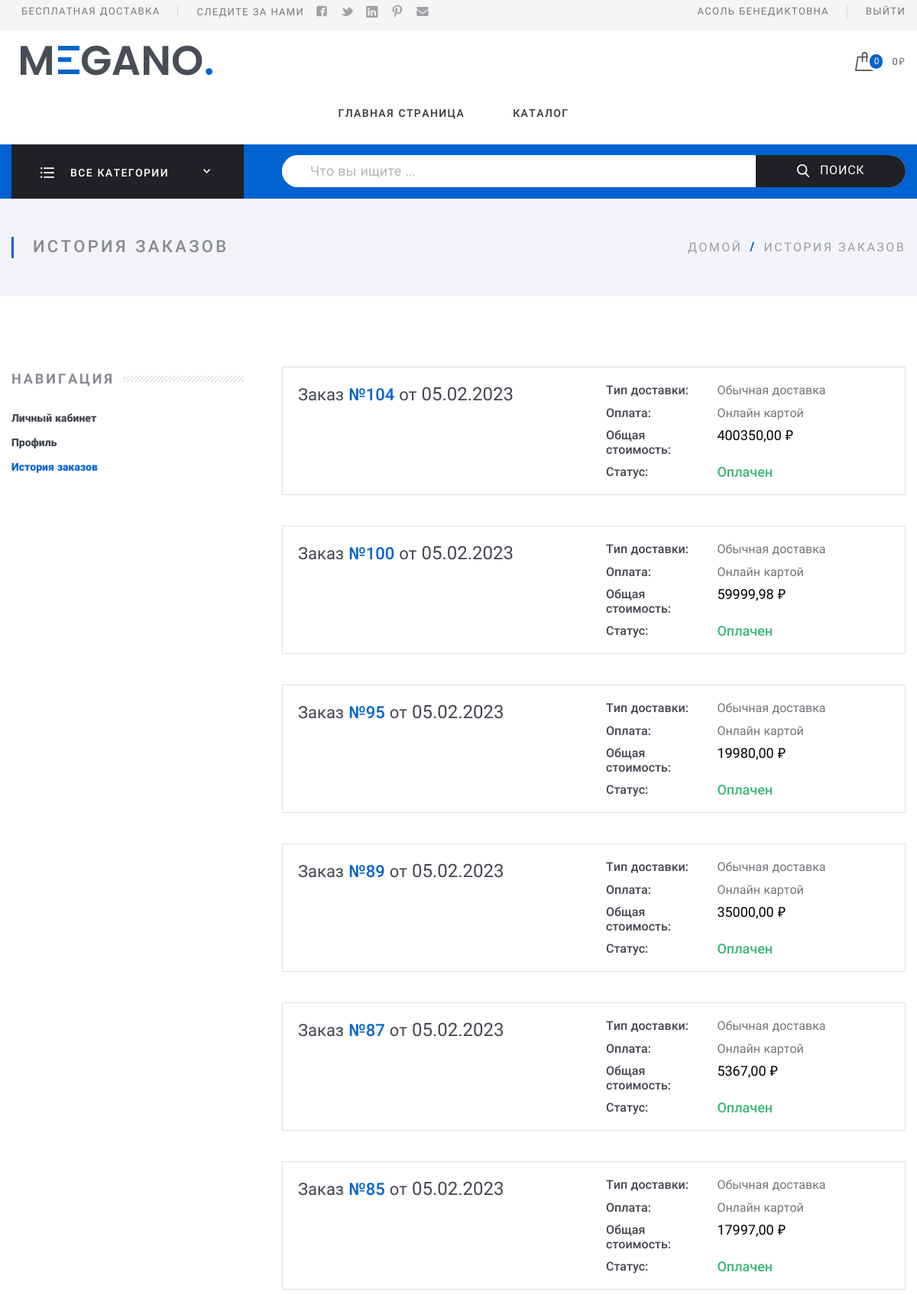
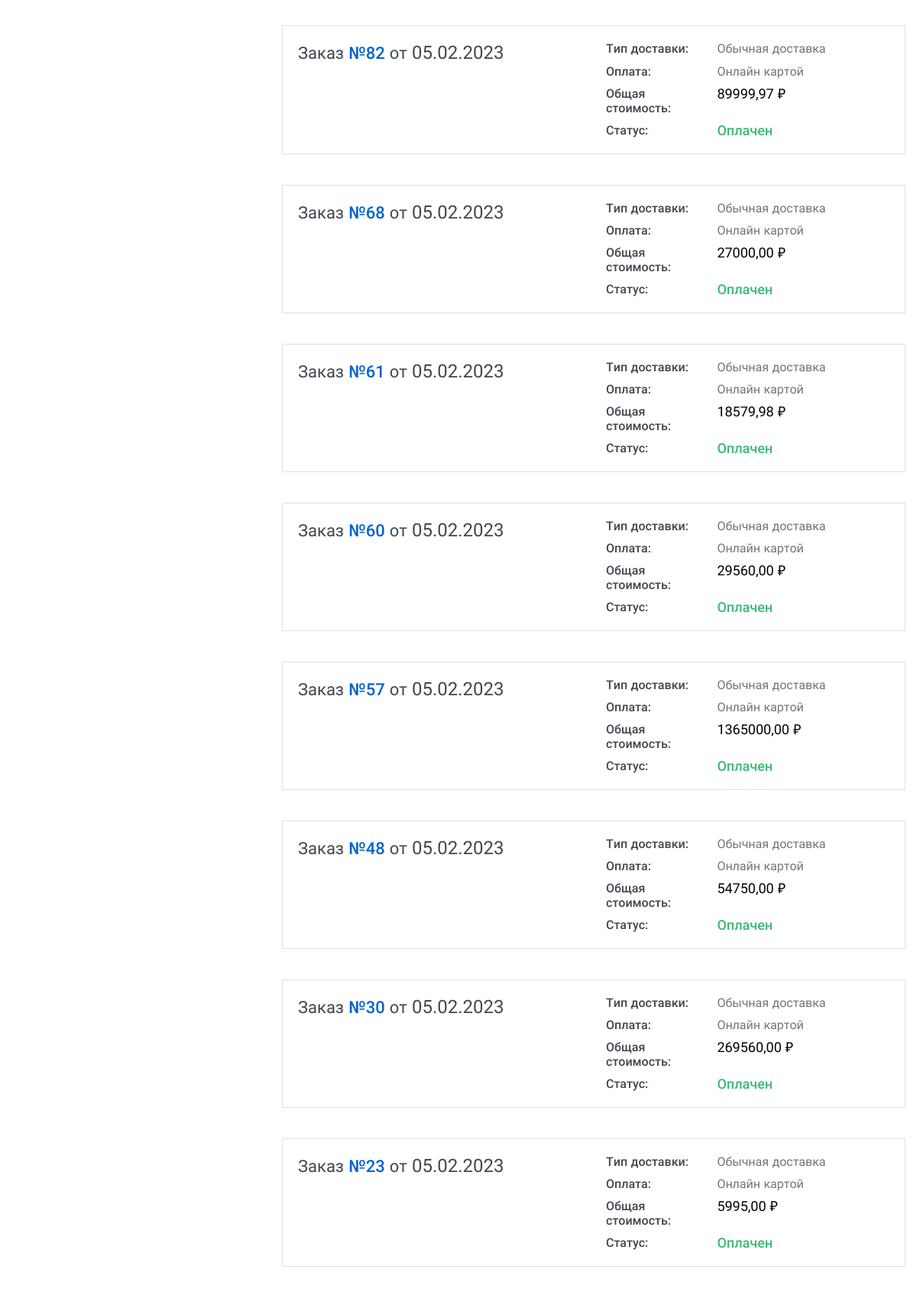
/buy/history/ (signed in, upper part), run on the app's committed database (2 pictures, top to bottom).
### app_users/models.py (models this page shows, shortened)
class User(AbstractBaseUser, PermissionsMixin):
    image_validator = FileExtensionValidator(
        allowed_extensions=['png', 'jpg', 'gif'],
        message='Расширение не поддерживается. Разрешенные расширения .jpg .gif .png')
    def validate_size(self):
        filesize = self.file.size
        print(self.file.size)
        megabyte_limit = 2.0
        if filesize > megabyte_limit * 1024 * 1024:
            raise ValidationError("Максимальный размер файла %sMB" % str(megabyte_limit), code='invalid')
    phoneNumberValid = RegexValidator(regex=r"^\d{10}$")
    email = models.EmailField(unique=True, verbose_name='Электронная почта')
    phone = models.CharField(unique=True, validators=[phoneNumberValid], max_length=10, verbose_name="Телефон")
    full_name = models.CharField(max_length=254, verbose_name='Полное имя', default='')
    avatar = models.ImageField(upload_to='avatars/', blank=True, verbose_name='Ссылка на изображение',
                               validators=[validate_size, image_validator])
    date_joined = models.DateTimeField(default=timezone.now, verbose_name='Дата регистрации')
    is_active = models.BooleanField(default=True, verbose_name='Активен')
    is_staff = models.BooleanField(default=False, verbose_name='Сотрудник')
    objects = UserManager()
    USERNAME_FIELD = "email"
    REQUIRED_FIELDS = []
    def __str__(self):
        return self.full_name
    @property
    def welcome_name(self):
        return ' '.join(self.full_name.split()[1:])
    class Meta:
        ordering = ['id']
        verbose_name = 'Пользователь'
        verbose_name_plural = 'Пользователи'

### app_movement_goods/models.py (models this page shows, shortened)
class UserCart(models.Model):
    owner = models.OneToOneField(
        settings.AUTH_USER_MODEL, on_delete=models.CASCADE,
        related_name='cart', verbose_name='Чья корзина', blank=True, null=True)
    session = models.CharField(
        verbose_name='Сессия', default='', max_length=40)
    cart = models.ManyToManyField(
        Product, through='InsideCart', verbose_name='Содержание корзины',
        related_name="carts", blank=True)
    def __str__(self):
        return 'Корзина ' + str(self.owner.email) if self.owner else 'Корзина Anonymous'
    def __len__(self):
        return sum(item.quantity for item in self.contents.only('quantity').all())
    @property
    def get_total_price(self):
        return sum(
            Decimal(item.cost) * item.quantity for item in self.contents.only('quantity', 'cost').all())
    class Meta:
        verbose_name = "Корзина пользователя"
        verbose_name_plural = "Корзины пользователей"

class Order(models.Model):
    DELIVERY_CHOICES = (
        ("1", "Обычная доставка"),
        ("2", "Экспресс доставка"),)
    PAYMENT_CHOICES = (
        ("1", "Онлайн картой"),
        ("2", "Онлайн со случайного чужого счета"),)
    created_at = models.DateTimeField(auto_now_add=True, verbose_name='Создан')
    updated_at = models.DateTimeField(auto_now=True, verbose_name='Изменен')
    owner = models.ForeignKey(
        settings.AUTH_USER_MODEL, related_name='order', on_delete=models.CASCADE, verbose_name='Чей заказ')
    city = models.CharField(max_length=100, verbose_name='Город')
    address = models.CharField(max_length=250, verbose_name='Адрес')
    delivery_type = models.CharField(
        max_length=1, choices=DELIVERY_CHOICES, verbose_name='Тип доставки', default="1")
    payment_type = models.CharField(
        max_length=1, choices=PAYMENT_CHOICES, verbose_name='Тип оплаты', default="1")
    card_number = models.PositiveSmallIntegerField(
        validators=[MinValueValidator(10000000), MaxValueValidator(99999999)], verbose_name='Номер карты')
    delivery_price = models.DecimalField(max_digits=10, decimal_places=2, verbose_name='Цена доставки', default=0)
    paid = models.BooleanField(default=False, verbose_name='оплачен')
    status = models.CharField(max_length=150, verbose_name='Ошибки оплаты', blank=True, null=True)
    payment_code = models.IntegerField(default=0, verbose_name='Код оплаты')
    structure = models.ManyToManyField(
        Product, through='OrderContents', verbose_name='Содержание заказа', related_name='order')
    class Meta:
        ordering = ('-created_at',)
        verbose_name = "Заказ"
        verbose_name_plural = "Заказы"
    def __str__(self):
        return f'Заказ {self.owner.email} №{self.id} от {self.created_at.strftime("%d-%m-%Y")}'
    @admin.display(description='Стоимость заказа')
    def get_total_cost(self):
        return sum(item.get_cost() for item in self.items.all()) + self.delivery_price

class OrderContents(models.Model):
    order = models.ForeignKey(Order, on_delete=models.CASCADE, related_name='items')
    product = models.ForeignKey(Product, related_name='order_items', on_delete=models.CASCADE, verbose_name='товар')
    price = models.DecimalField(max_digits=10, decimal_places=2, verbose_name='цена')
    quantity = models.PositiveIntegerField(verbose_name='Количество')
    def get_cost(self):
        return self.price * self.quantity
    class Meta:
        verbose_name = "Содержание"
        verbose_name_plural = "Составы"

### app_movement_goods/views.py (the view)
# urls.py: path('history/', HistoryOrders.as_view(), name='history'),
class HistoryOrders(LoginRequiredMixin, ListView):
    template_name = "app_orders/historyorder.html"
    raise_exception = True
    model = Order
    context_object_name = 'orders'
    def get_queryset(self):
        queryset = (Order.objects.only(
            'id', 'created_at', 'paid', 'delivery_type', 'payment_type', 'paid', 'status').
            filter(owner=self.request.user))
        return queryset

### app_movement_goods/templates/app_orders/historyorder.html (shortened to what this page needs)
{% extends "base.html" %}
{% block middle %}
<div class="Middle Middle_top">
    <div class="Middle-top">
        <div class="wrap">
            <div class="Middle-header">
                <h1 class="Middle-title">История заказов
                </h1>
                <ul class="breadcrumbs Middle-breadcrumbs">
                    <li class="breadcrumbs-item"><a href="{% url 'main' %}">домой</a>
                    </li>
                    <li class="breadcrumbs-item breadcrumbs-item_current"><span>История заказов</span>
                    </li>
                </ul>
            </div>
        </div>
    </div>
    <div class="Section Section_column Section_columnLeft">
        <div class="wrap">
            <div class="Section-column">
                <div class="Section-columnSection">
                    <header class="Section-header">
                        <strong class="Section-title">Навигация
                        </strong>
                    </header>
                    <div class="Section-columnContent">
                        <div class="NavigateProfile">
                            <ul class="menu menu_vt">
                                <li class="menu-item"><a class="menu-link" href="{% url 'account' %}">Личный кабинет</a>
                                </li>
                                <li class="menu-item"><a class="menu-link" href="{% url 'profile' %}">Профиль</a>
                                </li>
                                <li class="menu-item_ACTIVE menu-item"><a class="menu-link" href="{% url 'history' %}">История
                                    заказов</a>
                                </li>
                            </ul>
                        </div>
                    </div>
                </div>
            </div>
            <div class="Section-content">
                <div class="Orders">
                    {% for order in orders %}
                    <div class="Order Order_anons">
                        <div class="Order-personal">
                            <div class="row">
                                <div class="row-block">
                                    <a class="Order-title" href="{% url 'order_detail' order.id %}">
                                        Заказ&#32;
                                        <span class="Order-numberOrder">
                                            №{{ order.id }}
                                        </span>
                                        &#32;от&#32;
                                        <span class="Order-dateOrder">
                                            {{ order.created_at|date:"d.m.Y" }}
                                        </span>
                                    </a>
                                </div>
                                <div class="row-block">
                                    <div class="Order-info Order-info_delivery">
                                        <div class="Order-infoType">Тип доставки:
                                        </div>
                                        <div class="Order-infoContent">{{ order.get_delivery_type_display }}
                                        </div>
                                    </div>
                                    <div class="Order-info Order-info_pay">
                                        <div class="Order-infoType">Оплата:
                                        </div>
                                        <div class="Order-infoContent">{{ order.get_payment_type_display }}
                                        </div>
                                    </div>
                                    <div class="Order-info">
                                        <div class="Order-infoType">Общая стоимость:
                                        </div>
                                        <div class="Order-infoContent"><span class="Order-price">
                                            {{ order.get_total_cost }} <span class="code-rub">₽</span></span>
                                        </div>
                                    </div>
                                    <div class="Order-info Order-info_status">
                                        <div class="Order-infoType">Статус:
                                        </div>
                                        <div class="Order-infoContent">
                                             {% if order.paid %} <p style="color:#3cb878;">Оплачен</p>
                                             {% else %} <p style="color:#f26d7d;">Не оплачен</p> {% endif %}
                                        </div>
                                    </div>
                                </div>
                            </div>
                        </div>
                    </div>
                    {% empty %}
                        <div class="Order-infoContent">Пока нет оформленных заказов</div>
                    {% endfor %}
                </div>
            </div>
        </div>
    </div>
</div>
{% endblock %}

### templates/base.html (shortened to what this page needs)
<!DOCTYPE html>
{% load static %}
{% url 'main' as main %}
{% load thumbnail %}
{% load mptt_tags %}
{% url 'get_cart_data' as cart_url %}
<html lang="ru">
<head>
  {% block head %}
  <link rel="stylesheet" href="{% static 'assets/css/toastr.css' %}">
  <link rel="stylesheet" href="{% static 'assets/css/fonts.css' %}">
  <link rel="stylesheet" href="{% static 'assets/css/basic.css' %}">
  <link rel="stylesheet" href="{% static 'assets/css/extra.css' %}">
  {% endblock %}
</head>
<body class="Site">
  {% block header %}<header class="Header">
    <div class="ControlPanel">
      <div class="wrap">
        <div class="row ControlPanel-row">
          <div class="row-block">
            <div class="row ControlPanel-rowSplit">
              <div class="row-block"><a class="ControlPanel-title" href="{% url 'catalog' %}?delivery=on">Бесплатная доставка</a>
              </div>
              <div class="row-block hide_700"><span class="ControlPanel-title">Следите за нами</span>
                <ul class="menu menu_img menu_smallImg ControlPanel-menu">
                  <li class="menu-item"><a class="menu-link" href="#"><img src="{% static 'assets/img/icons/socialHeader/fb.svg' %}" alt="fb.svg"/></a></li>
                  <li class="menu-item"><a class="menu-link" href="#"><img src="{% static 'assets/img/icons/socialHeader/tw.svg' %}" alt="tw.svg"/></a></li>
                  <li class="menu-item"><a class="menu-link" href="#"><img src="{% static 'assets/img/icons/socialHeader/in.svg' %}" alt="in.svg"/></a></li>
                  <li class="menu-item"><a class="menu-link" href="#"><img src="{% static 'assets/img/icons/socialHeader/pt.svg' %}" alt="pt.svg"/></a></li>
                  <li class="menu-item"><a class="menu-link" href="#"><img src="{% static 'assets/img/icons/socialHeader/mail.svg' %}" alt="mail.svg"/></a></li>
                </ul>
              </div>
            </div>
          </div>
          <nav class="row-block">
            <div class="row ControlPanel-rowSplit">
                {% if user.is_authenticated %}
              <div class="row-block"><a class="ControlPanel-title" href="{% url 'account' %}">{{ user.welcome_name }}</a></div>
              <div class="row-block"><a class="ControlPanel-title" href="{% url 'logout' %}?next={% url 'main' %}">Выйти</a></div>
                  {% else %}
              <div class="row-block"><a class="ControlPanel-title" href="{% url 'login' %}">Вход / Регистрация</a>
                  {% endif %}
              </div>
            </div>
        </div>
      </div>
    <div class="wrap">
      <div class="row Header-rowMain">
        <div class="row-block Header-logo"><a class="logo" href="#"><img class="logo-image" src="{% static 'assets/img/logo.png' %}" alt="logo.png"/></a>
        </div>
        <nav class="row-block row-block_right Header-menu">
          <div class="menuModal" id="navigate">
            <ul class="menu menu_main">
                {% url 'main' as main %}{% if request.path != main %}
              <li class="menu-item"><a class="menu-link" href="{% url 'main' %}">Главная страница</a></li>{% endif %}
              <li class="menu-item"><a class="menu-link" href="{% url 'catalog' %}">Каталог</a></li>
            </ul>
          </div>
        </nav>
        <div class="row-block">
          <div class="CartBlock"><a class="CartBlock-block" href="{% url 'cart_detail' %}">
              <img class="CartBlock-img" src="{% static 'assets/img/icons/cart.svg' %}"
                   alt="cart.svg"/><span class="CartBlock-amount">{{ cart|length }}</span></a>
            <div class="CartBlock-block">
                <span class="CartBlock-price">{{ cart.get_total_price }}<span class="code-rub">₽</span></span>
            </div>
          </div>
        </div>
      </div>
    </div>
    <div class="Header-searchWrap">
      <div class="wrap">
        <div class="Header-categories">
          <div class="CategoriesButton">
            <div class="CategoriesButton-title">
              <div class="CategoriesButton-icon"><img src="{% static 'assets/img/icons/allDep.svg' %}" alt="allDep.svg"/>
              </div><span class="CategoriesButton-text">Все категории</span>
              <div class="CategoriesButton-arrow">
              </div>
            </div>
          </div>
        </div>
        <div class="Header-search">
          <div class="search">
            <form class="form form_search" action="{% url 'catalog' %}" method="post">
              <input class="search-input" id="query" name="query" type="text" placeholder="Что вы ищите ..."/>
              <button class="search-button" type="submit" name="search" id="search"><img src="{% static 'assets/img/icons/search.svg' %}" alt="search.svg"/>Поиск
              </button>
            </form>
          </div>
        </div>
      </div>
    </div>
  </header>{% endblock %}
  {% block middle %}{% endblock %}
</body>
</html>

### data on the page
User: welcome_name "АСОЛЬ БЕНЕДИКТОВНА"
Order: id "104", created_at "05.02.2023", delivery_type "Обычная доставка", payment_type "Онлайн картой", get_total_cost "400350,00", paid "Оплачен"
Order: id "100", created_at "05.02.2023", delivery_type "Обычная доставка", payment_type "Онлайн картой", get_total_cost "59999,98", paid "Оплачен"
Order: id "95", created_at "05.02.2023", delivery_type "Обычная доставка", payment_type "Онлайн картой", get_total_cost "19980,00", paid "Оплачен"
Order: id "89", created_at "05.02.2023", delivery_type "Обычная доставка", payment_type "Онлайн картой", get_total_cost "35000,00", paid "Оплачен"
Order: id "87", created_at "05.02.2023", delivery_type "Обычная доставка", payment_type "Онлайн картой", get_total_cost "5367,00", paid "Оплачен"
Order: id "85", created_at "05.02.2023", delivery_type "Обычная доставка", payment_type "Онлайн картой", get_total_cost "17997,00", paid "Оплачен"
Order: id "82", created_at "05.02.2023", delivery_type "Обычная доставка", payment_type "Онлайн картой", get_total_cost "89999,97", paid "Оплачен"
Order: id "68", created_at "05.02.2023", delivery_type "Обычная доставка", payment_type "Онлайн картой", get_total_cost "27000,00", paid "Оплачен"
Order: id "61", created_at "05.02.2023", delivery_type "Обычная доставка", payment_type "Онлайн картой", get_total_cost "18579,98", paid "Оплачен"
Order: id "60", created_at "05.02.2023", delivery_type "Обычная доставка", payment_type "Онлайн картой", get_total_cost "29560,00", paid "Оплачен"
Order: id "57", created_at "05.02.2023", delivery_type "Обычная доставка", payment_type "Онлайн картой", get_total_cost "1365000,00", paid "Оплачен"
Order: id "48", created_at "05.02.2023", delivery_type "Обычная доставка", payment_type "Онлайн картой", get_total_cost "54750,00", paid "Оплачен"
Order: id "30", created_at "05.02.2023", delivery_type "Обычная доставка", payment_type "Онлайн картой", get_total_cost "269560,00", paid "Оплачен"
Order: id "23", created_at "05.02.2023", delivery_type "Обычная доставка", payment_type "Онлайн картой", get_total_cost "5995,00", paid "Оплачен"

### other printed values
{{ cart|length }} "0"
